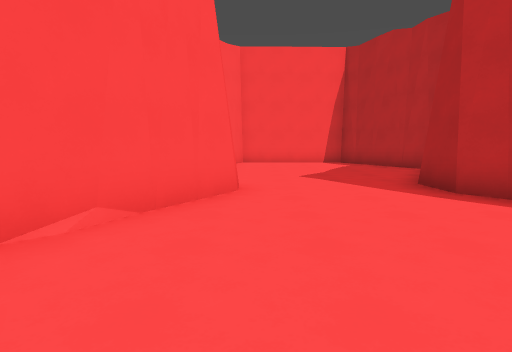
[1] (above)

20 first-person views from a walk through a 3-D level made in the Godot game engine. The camera is 1.5 m above the floor, tilts 6° down and sees 75° across. The floor is counted in squares, 1.74 m on a side. Each view is taken from the middle of a square. On the plan, view 1 faces up. The plan holds only what a view shows up to about 12 squares ahead; the rest is blank. The place goes on beyond the plan.

[2]
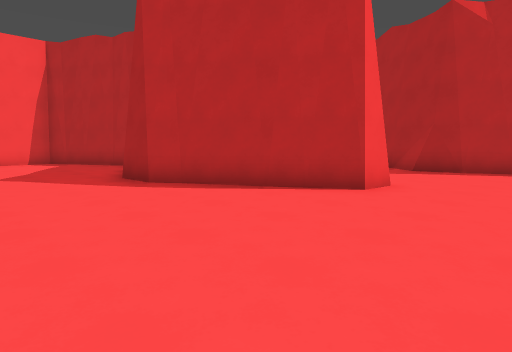

[3]
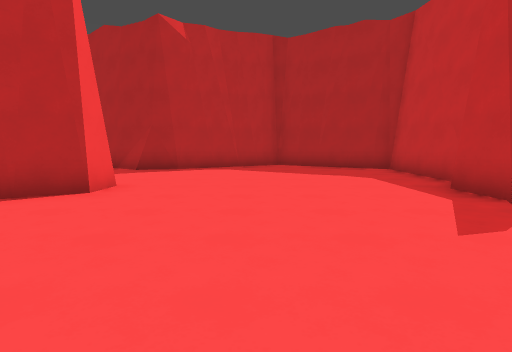

[4]
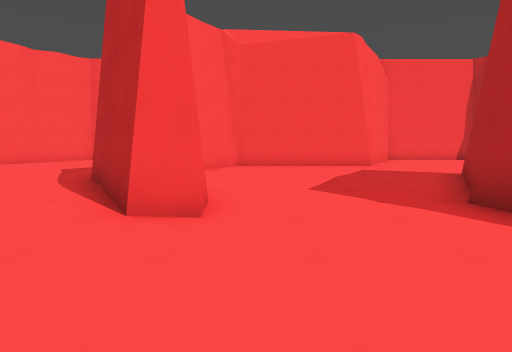

[5]
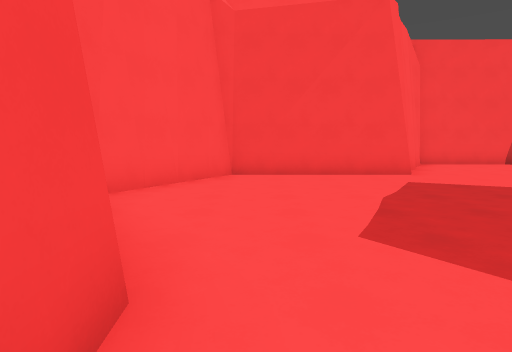

[6]
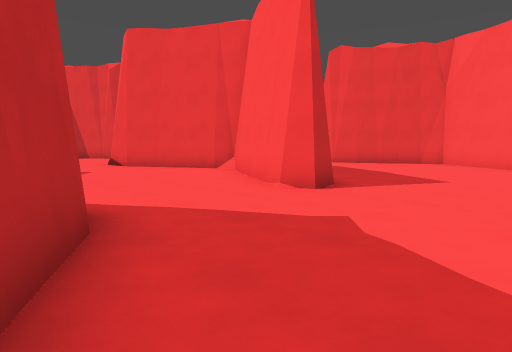

[7]
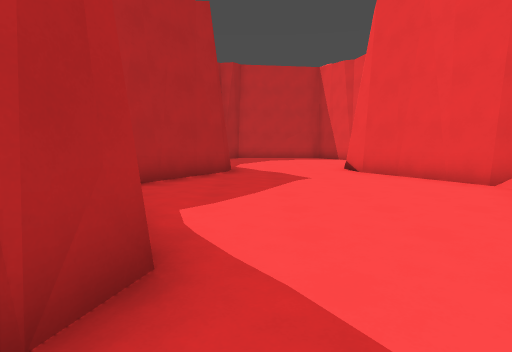

[8]
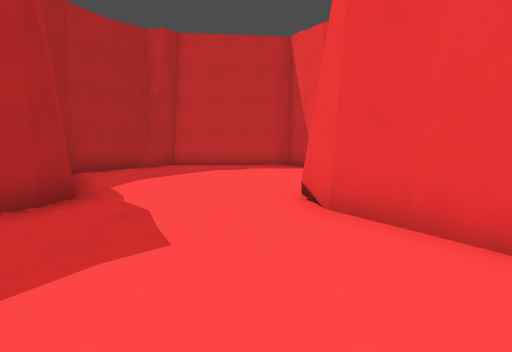

[9]
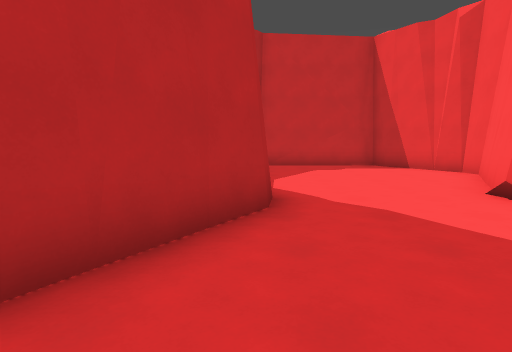

[10]
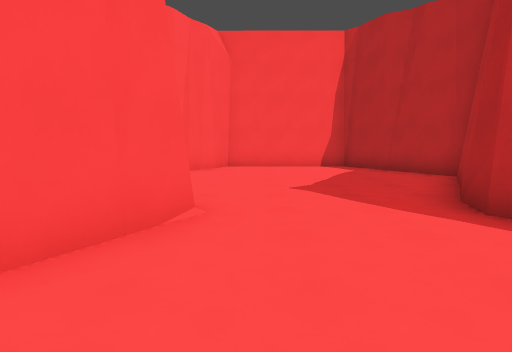

[11]
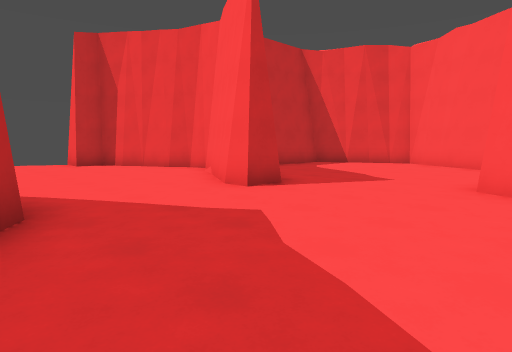

[12]
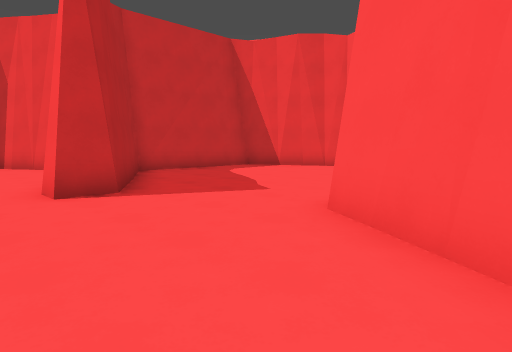

[13]
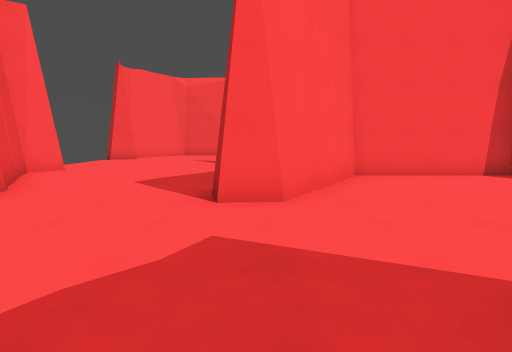

[14]
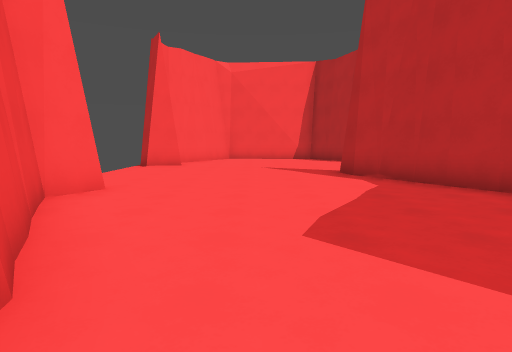

[15]
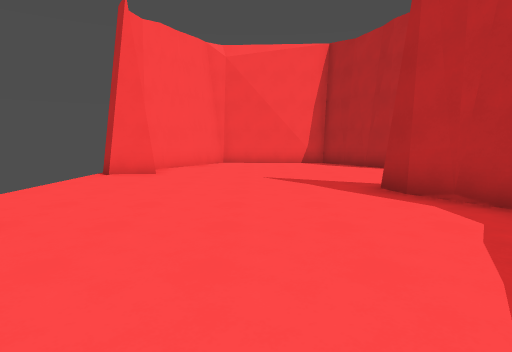

[16]
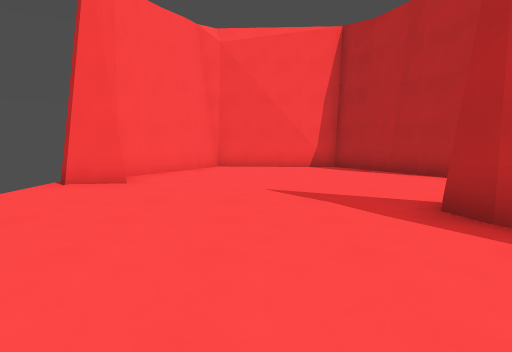

[17]
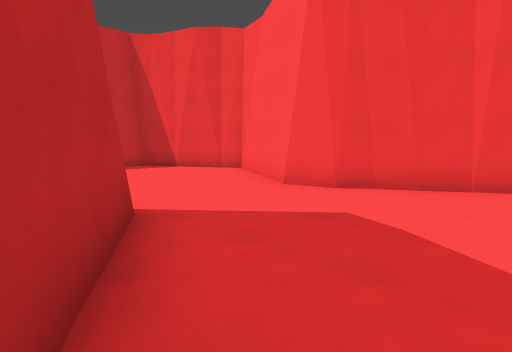

[18]
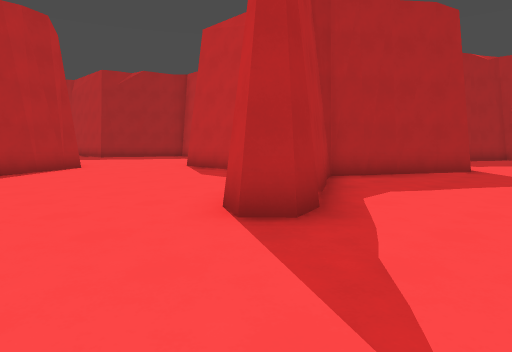

[19]
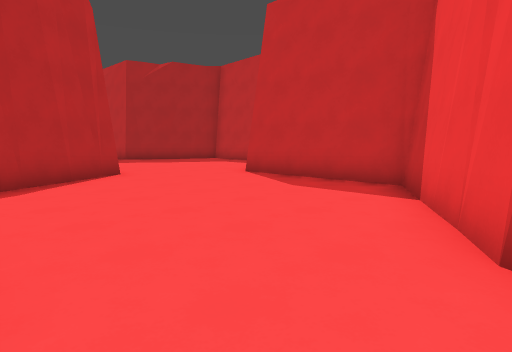

[20]
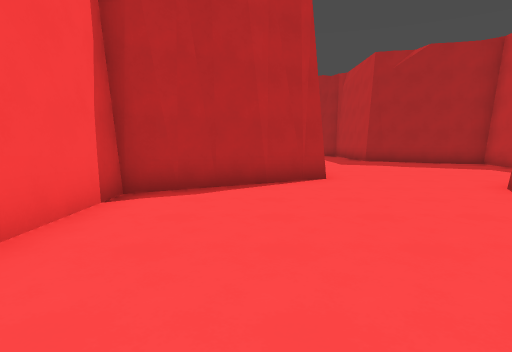

### Floor plan
Points are (right, up) in squares from view 1. A wall is a line through its corners. A room is listed if a view was taken in it or the views show most of it. See-through windows are left out.
Room 1 (views 1, 2, 3, 4, 5, 6, 7, 8, 9, 10, 11, 12, 13, 14, 15, 16, 17, 18, 19, 20)
walls: (11, 9.6) (6.3, 9.6) (4.5, 6.3); (9, 10.6) (10.1, 10.6); (11.9, 11.3) (11.5, 10.8); (12.7, 12.7) (11.2, 10.3); (5.1, 10.2) (4.1, 12); (10.5, 3.3) (12.3, 6.4) (13, 6.5) (13.2, 5.8) (11.1, 2.1) (11.5, 1.5); (10.2, 2.4) (10.6, 3.5); (6.3, 2.7) (6.3, 1.7) (5.7, 1.8) (5, 2.8); (11.3, 1.7) (13, -1.3); (3.8, 4.9) (3.3, 5.5) (3.3, 6.6) (3.6, 7); (16.7, 5.7) (16.9, 6.2); (16.8, 5.9) (17, 6.6) (18.6, 9.4); (17.2, 6.7) (17.7, 7.6); (3.5, 13.4) (-0.6, 13.4) (-2.7, 9.7) (-3.5, 9.7) (-3.6, 10.1) (-1.5, 14) (-3.3, 17); (5.6, 1.8) (3.3, 5.6); (19, 10) (16.9, 13.4) (13, 13.4) (12.7, 12.6); (5.6, 17.3) (3.4, 21.3) (0.8, 21.3); (5.5, 17.9) (4.7, 18.9); (13, -1.1) (13.3, -1.9) (11.2, -5.5) (11.3, -6.1); (16.8, -2.1) (16.9, -1.4) (18.4, 1.3); (10.3, -4.4) (11, -3.4); (-1.8, 1.2) (-0.6, -1.3) (0.3, -1.4) (0.3, -2.2); (-2.4, 1.7) (-1.9, 0.9); (-1.5, 0.3) (-0.5, -1.3); (6.9, -5.2) (10.1, -5.2) (12.2, -1.7) (10.2, 1.4) (10, 2.3) (10.5, 3); (4.7, -4.7) (6.1, -4.5); (-2.2, 17.3) (-0.9, 15); (-3.4, 2.8) (-1.2, 6.4) (-0.4, 6.4) (-0.4, 5.8) (-2.5, 2.3) (-2.3, 1.8); (-2.9, 16.7) (-3.5, 17.5) (-3.6, 18) (-3.2, 18.5) (-2.7, 18.2) (-0.6, 14.4) (4, 14.4); (11.4, -6) (12.8, -8.5); (12.3, -7.9) (12.6, -8.3); (-1.3, 21.8) (-3.2, 25.1) (-5, 25.2); (12.6, -8.4) (12.8, -8.9) (16.9, -8.9) (17.8, -7.7); (-8.2, 11.9) (-7.4, 10.7) (-7.2, 9.7) (-9.3, 6.1) (-7.6, 3); (-8.1, 4) (-7.4, 3) (-5.5, 2.9); (17.4, -8.3) (18.9, -5.7); (16.8, -8.9) (17.6, -8.3); (-8.8, 15) (-9.2, 14.1) (-7.4, 10.5); (-8.7, 20.8) (-9.5, 20.7); (-6.9, 25.2) (-7.3, 25.3) (-9.2, 21.9)
low walls: (11.2, 2.4) (11.3, 1.7); (3.6, 4.7) (3.3, 5.1); (13.3, -1.5) (13.3, -1.9); (-2.3, 1.8) (-1.8, 1.1); (11.4, -7.8) (11.6, -8.3)

Positions as (right, up) in squares from view 1, and headings:
1: (0, 0), facing up
2: (0, -1), facing up-right
3: (0, -1), facing right
4: (7, -2), facing up
5: (7, 1), facing up
6: (18, 10), facing down-left
7: (16, 8), facing down
8: (14, 3), facing down
9: (17, 3), facing down
10: (14, 2), facing up
11: (4, 11), facing down-left
12: (1, 12), facing down-left
13: (-3, 5), facing up
14: (-6, 9), facing up
15: (-6, 12), facing up
16: (-6, 14), facing up
17: (-2, 14), facing down-left
18: (-6, 21), facing down-right
19: (-3, 21), facing down-right
20: (-2, 19), facing right
